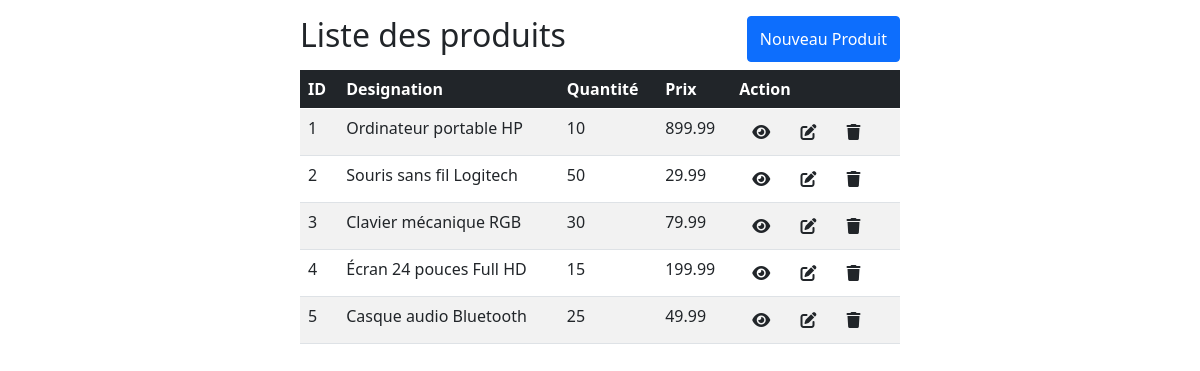
The page / on the database its author committed.
### tables this page shows
CREATE TABLE `produits` (
  `id`         INT             NOT NULL AUTO_INCREMENT,
  `designtion` VARCHAR(255)    NOT NULL,
  `quantite`   INT             NOT NULL,
  `prix`       DECIMAL(10, 2)  NOT NULL,
  PRIMARY KEY (`id`)
);

### Table_produit_req.php (called while the page is built)
<?php
include 'connexion_bd.php';
try{
    $req=$connexion->prepare("SELECT id, designtion, quantite, prix FROM produits");
    $req->execute();
}catch(PDOException $e){
    echo "Erreure de recuperation des donnees: " . $e->getMessage();
}
?>

### index.php (the view, shortened to what this page needs)
<?php
require_once 'Table_produit_req.php';
?>
<html lang="en">
<head>
    <link href="https://cdn.jsdelivr.net/npm/bootstrap@5.0.2/dist/css/bootstrap.min.css" rel="stylesheet">
    <link rel="stylesheet" href="https://cdnjs.cloudflare.com/ajax/libs/font-awesome/6.7.2/css/all.min.css"/>
</head>
<body>
    <div class="w-50 mx-auto mt-3">
        <div class="d-flex justify-content-between mb-2">
            <h2>Liste des produits</h2>
            <button type="button" onclick="window.location.href='form_ajoutproduit.php';" class="btn btn-primary"> Nouveau Produit</button>
        </div>
        <table class="table table-striped">
            <thead class="table-dark">
                <tr>
                    <th>ID</th>
                    <th>Designation</th>
                    <th>Quantité</th>
                    <th>Prix</th>
                    <th>Action</th>
                </tr>
            </thead>
            <tbody>
                <?php while($row=$req->fetch(PDO::FETCH_ASSOC)): ?>
                <tr>
                    <td><?= $row['id'];?></td>
                    <td><?= $row['designtion'];?></td>
                    <td><?= $row['quantite'];?></td>
                    <td><?= $row['prix'];?></td>
                    <td>
                        <a href="Table_detail.php?id=<?= $row['id']?>" class="btn"><i class="fa-solid fa-eye"></i></a>
                        <a href="formedite_produit.php ?id=<?= $row['id']?>" class="btn"><i class="fa-solid fa-pen-to-square"></i></a>
                        <a href="delete_produit.php?id=<?php echo $row['id'];?>" class="btn" onclick="return confirm('Êtes-vous sûr de vouloir supprimer cet utilisateur ?');">
                        <i class="fa-solid fa-trash"></i></a>
                    </td>
                </tr>
                <?php endwhile;?>
            </tbody>
    </div>
</body>
</html>

### rows shown on the page
produits: id "1", designtion "Ordinateur portable HP", quantite "10", prix "899.99"
produits: id "2", designtion "Souris sans fil Logitech", quantite "50", prix "29.99"
produits: id "3", designtion "Clavier mécanique RGB", quantite "30", prix "79.99"
produits: id "4", designtion "Écran 24 pouces Full HD", quantite "15", prix "199.99"
produits: id "5", designtion "Casque audio Bluetooth", quantite "25", prix "49.99"
